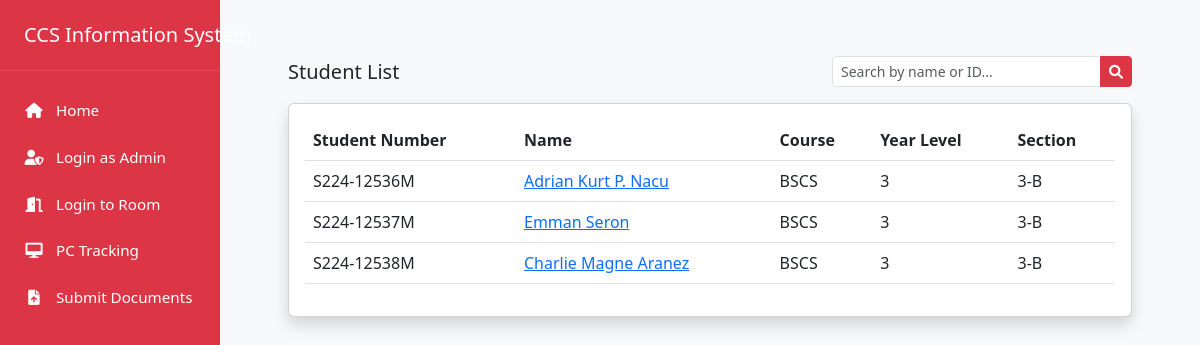
/students, run on the app's committed database.
### app/models.py (models this page shows)
class Student(db.Model):
    id = db.Column(db.Integer, primary_key=True)
    student_number = db.Column(db.String(20), unique=True, nullable=False)
    name = db.Column(db.String(100), nullable=False)
    course = db.Column(db.String(50))
    year_level = db.Column(db.Integer)
    section_id = db.Column(db.Integer, db.ForeignKey('section.id'))

class Section(db.Model):
    id = db.Column(db.Integer, primary_key=True)
    section_name = db.Column(db.String(20), unique=True, nullable=False)
    course = db.Column(db.String(50))
    year_level = db.Column(db.String(20))
    students = db.relationship('Student', backref='section', lazy=True)
    schedules = db.relationship('Schedule', backref='section', lazy=True)

### app/routes.py (the view)
@app.route('/students', methods=['GET'])
def student_list():
    search = request.args.get('search', '')
    if search:
        students = Student.query.filter(
            Student.name.ilike(f'%{search}%') |
            Student.student_number.ilike(f'%{search}%')
        ).all()
    else:
        students = Student.query.all()
    return render_template('student_list.html', students=students)

### templates/student_list.html (shortened to what this page needs)
{% extends "base.html" %}
{% block content %}
<div class="container-fluid px-4">
    <div class="d-flex justify-content-between align-items-center mb-3">
        <h5 class="mb-0">Student List</h5>
        <div class="search-container" style="width: 300px;">
            <div class="input-group input-group-sm">
                <input type="text"
                       class="form-control"
                       id="searchInput"
                       list="searchSuggestions"
                       placeholder="Search by name or ID..."
                       value="{{ request.args.get('search', '') }}"
                       autocomplete="off">
                <button class="btn btn-danger btn-sm" type="button" id="searchButton">
                    <i class="fas fa-search"></i>
                </button>
            </div>
        </div>
    </div>
    <div class="card shadow">
        <div class="card-body">
            <div class="table-responsive">
                <table class="table table-hover">
                    <thead>
                        <tr>
                            <th>Student Number</th>
                            <th>Name</th>
                            <th>Course</th>
                            <th>Year Level</th>
                            <th>Section</th>
                        </tr>
                    </thead>
                    <tbody id="studentTableBody">
                        {% for student in students %}
                        <tr>
                            <td>{{ student.student_number }}</td>
                            <td><a href="{{ url_for('student_profile', student_id=student.id) }}" class="text-primary">{{ student.name }}</a></td>
                            <td>{{ student.course }}</td>
                            <td>{{ student.year_level }}</td>
                            <td>{{ student.section.section_name if student.section else '' }}</td>
                        </tr>
                        {% endfor %}
                    </tbody>
                </table>
            </div>
        </div>
    </div>
</div>
{% endblock %}

### data on the page
Student: student_number "S224-12536M", name "Adrian Kurt P. Nacu", course "BSCS", year_level "3", section "3-B"
Student: student_number "S224-12537M", name "Emman Seron", course "BSCS", year_level "3", section "3-B"
Student: student_number "S224-12538M", name "Charlie Magne Aranez", course "BSCS", year_level "3", section "3-B"
